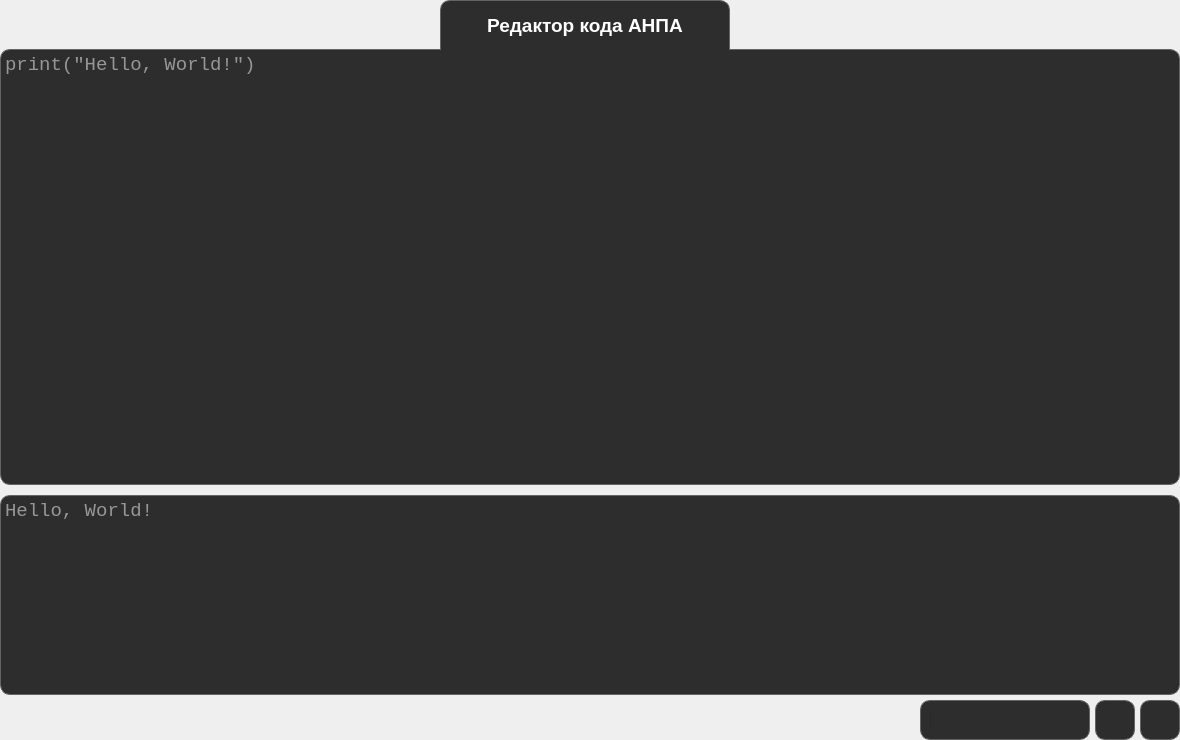
<?xml version="1.0" encoding="UTF-8"?>
<ui version="4.0">
 <class>PythonEnvironmentWidget</class>
 <widget class="QWidget" name="PythonEnvironmentWidget">
  <property name="geometry">
   <rect>
    <x>0</x>
    <y>0</y>
    <width>1180</width>
    <height>740</height>
   </rect>
  </property>
  <property name="windowTitle">
   <string>PythonEnvironmentWidget</string>
  </property>
  <widget class="QTextEdit" name="CodeEdit">
   <property name="geometry">
    <rect>
     <x>0</x>
     <y>49</y>
     <width>1180</width>
     <height>436</height>
    </rect>
   </property>
   <property name="font">
    <font>
     <family>Courier New</family>
     <pointsize>14</pointsize>
     <weight>50</weight>
     <bold>false</bold>
     <kerning>true</kerning>
    </font>
   </property>
   <property name="styleSheet">
    <string notr="true">color:rgb(255,255,255);

background-color:rgb(45,45,45);

border-width:1px;
border-color :rgb(100,100,100);
border-radius:10px;
border-style:solid;</string>
   </property>
   <property name="frameShape">
    <enum>QFrame::Panel</enum>
   </property>
   <property name="frameShadow">
    <enum>QFrame::Raised</enum>
   </property>
   <property name="lineWidth">
    <number>1</number>
   </property>
   <property name="midLineWidth">
    <number>0</number>
   </property>
   <property name="acceptRichText">
    <bool>false</bool>
   </property>
   <property name="placeholderText">
    <string>print(&quot;Hello, World!&quot;)</string>
   </property>
  </widget>
  <widget class="QLabel" name="CodeEditLabel">
   <property name="geometry">
    <rect>
     <x>440</x>
     <y>0</y>
     <width>290</width>
     <height>50</height>
    </rect>
   </property>
   <property name="font">
    <font>
     <family>Arial</family>
     <pointsize>14</pointsize>
     <weight>75</weight>
     <bold>true</bold>
     <kerning>true</kerning>
    </font>
   </property>
   <property name="mouseTracking">
    <bool>false</bool>
   </property>
   <property name="autoFillBackground">
    <bool>false</bool>
   </property>
   <property name="styleSheet">
    <string notr="true">color:rgb(255,255,255);

background-color:rgb(45,45,45);

border-width:1px;
border-color :rgb(100,100,100);
border-top-left-radius:10px;
border-top-right-radius:10px;
border-bottom-width:0px;
border-style:solid;</string>
   </property>
   <property name="frameShape">
    <enum>QFrame::Panel</enum>
   </property>
   <property name="text">
    <string>Редактор кода АНПА</string>
   </property>
   <property name="alignment">
    <set>Qt::AlignCenter</set>
   </property>
  </widget>
  <widget class="QTextEdit" name="OutputEdit">
   <property name="geometry">
    <rect>
     <x>0</x>
     <y>495</y>
     <width>1180</width>
     <height>200</height>
    </rect>
   </property>
   <property name="font">
    <font>
     <family>Courier New</family>
     <pointsize>14</pointsize>
     <weight>50</weight>
     <bold>false</bold>
     <kerning>true</kerning>
    </font>
   </property>
   <property name="styleSheet">
    <string notr="true">color:rgb(255,255,255);

background-color:rgb(45,45,45);

border-width:1px;
border-color :rgb(100,100,100);
border-radius:10px;
border-style:solid;</string>
   </property>
   <property name="frameShape">
    <enum>QFrame::Panel</enum>
   </property>
   <property name="frameShadow">
    <enum>QFrame::Raised</enum>
   </property>
   <property name="lineWidth">
    <number>1</number>
   </property>
   <property name="midLineWidth">
    <number>0</number>
   </property>
   <property name="readOnly">
    <bool>true</bool>
   </property>
   <property name="acceptRichText">
    <bool>false</bool>
   </property>
   <property name="placeholderText">
    <string>Hello, World!</string>
   </property>
  </widget>
  <widget class="QPushButton" name="ReleaseCodeButton">
   <property name="geometry">
    <rect>
     <x>1140</x>
     <y>700</y>
     <width>40</width>
     <height>40</height>
    </rect>
   </property>
   <property name="styleSheet">
    <string notr="true">color:rgb(255,255,255);

background-color:rgb(45,45,45);

border-width:1px;
border-color :rgb(100,100,100);
border-radius:10px;
border-style:solid;</string>
   </property>
   <property name="text">
    <string/>
   </property>
  </widget>
  <widget class="QProgressBar" name="ProgressBar">
   <property name="enabled">
    <bool>true</bool>
   </property>
   <property name="geometry">
    <rect>
     <x>930</x>
     <y>709</y>
     <width>150</width>
     <height>20</height>
    </rect>
   </property>
   <property name="styleSheet">
    <string notr="true">color:rgb(255,255,255);

background-color:rgb(45,45,45);

border-width:0px;
border-color :rgb(100,100,100);
border-style:solid;</string>
   </property>
   <property name="value">
    <number>0</number>
   </property>
   <property name="orientation">
    <enum>Qt::Horizontal</enum>
   </property>
   <property name="invertedAppearance">
    <bool>false</bool>
   </property>
   <property name="format">
    <string/>
   </property>
  </widget>
  <widget class="QFrame" name="ProgressBarFrame">
   <property name="geometry">
    <rect>
     <x>920</x>
     <y>700</y>
     <width>170</width>
     <height>40</height>
    </rect>
   </property>
   <property name="autoFillBackground">
    <bool>false</bool>
   </property>
   <property name="styleSheet">
    <string notr="true">color:rgb(255,255,255);

background-color:rgb(45,45,45);

border-width:1px;
border-color :rgb(100,100,100);
border-radius:10px;
border-style:solid;</string>
   </property>
   <property name="frameShape">
    <enum>QFrame::StyledPanel</enum>
   </property>
   <property name="frameShadow">
    <enum>QFrame::Raised</enum>
   </property>
  </widget>
  <widget class="QPushButton" name="DebugCodeButton">
   <property name="geometry">
    <rect>
     <x>1095</x>
     <y>700</y>
     <width>40</width>
     <height>40</height>
    </rect>
   </property>
   <property name="styleSheet">
    <string notr="true">color:rgb(255,255,255);

background-color:rgb(45,45,45);

border-width:1px;
border-color :rgb(100,100,100);
border-radius:10px;
border-style:solid;</string>
   </property>
   <property name="text">
    <string/>
   </property>
  </widget>
  <zorder>CodeEdit</zorder>
  <zorder>CodeEditLabel</zorder>
  <zorder>OutputEdit</zorder>
  <zorder>ReleaseCodeButton</zorder>
  <zorder>ProgressBarFrame</zorder>
  <zorder>DebugCodeButton</zorder>
  <zorder>ProgressBar</zorder>
 </widget>
 <resources/>
 <connections/>
</ui>
